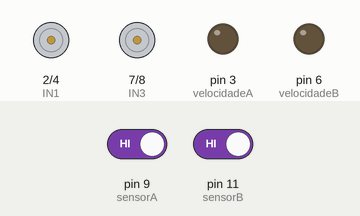
Recording of a sketch running on a simulated Arduino Uno, built with avr-gcc and run on an emulated ATmega328P. Shown: motor-driver pin pairs drawn as motors (green arrow = first pin HIGH = forward, orange = second pin HIGH = backward, longer = more drive), output pins drawn as LEDs (lit = HIGH). The test bench sets the inputs (shaded band); at power-on: pin 9 (sensorA) HIGH, pin 11 (sensorB) HIGH.

Above: at 1.2 s.
1.3 s: pin 9 (sensorA) driven LOW
At 2.2 s:
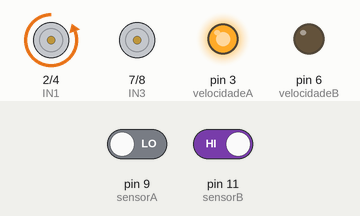
2.8 s: pin 11 (sensorB) driven LOW
At 3.3 s:
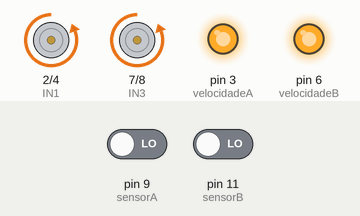
4.3 s: pin 9 (sensorA) driven HIGH
At 5.5 s:
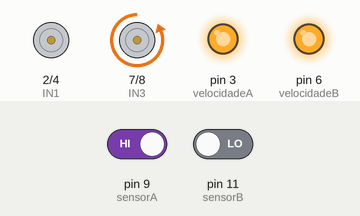
5.8 s: pin 11 (sensorB) driven HIGH
At 6.8 s:
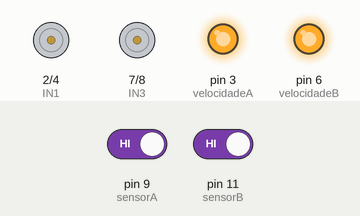
7.3 s: pin 9 (sensorA) driven LOW
At 7.9 s:
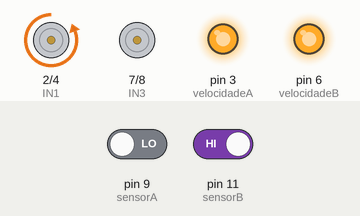
Timing chart, 0 to 9.8 s (numbered marks = the images above; inputs shaded):
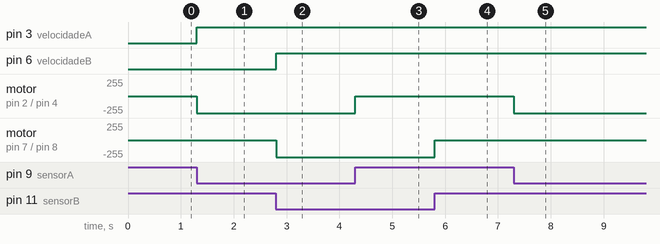

The sketch:

robo_seguidor_de_linha_1.0.ino
```cpp
#define sensorB 11
#define sensorA 9
#define IN1 2
#define IN2 4
#define IN3 7
#define IN4 8
#define velocidadeA 3
#define velocidadeB 6
bool estadoA = 0;
bool estadoB = 0;

void setup() {
 pinMode(sensorA , INPUT);
 pinMode(sensorB , INPUT);
 pinMode (IN1 , OUTPUT);
 pinMode (IN2 , OUTPUT);
 pinMode (IN3 , OUTPUT);
 pinMode (IN4 , OUTPUT);
 pinMode (velocidadeA , OUTPUT);
 pinMode (velocidadeB , OUTPUT);
}

void loop() {
   estadoA = digitalRead(sensorA);
   estadoB = digitalRead(sensorB);


   if (estadoA == 0){
    digitalWrite(velocidadeA , 100);
    digitalWrite (IN1 , LOW);
    digitalWrite (IN2 , HIGH);
   }
   else{
    digitalWrite (IN1 , LOW);
    digitalWrite (IN2 , LOW);
    }


   if (estadoB == 0){
    digitalWrite(velocidadeB , 100);
    digitalWrite (IN3 , LOW);
    digitalWrite (IN4 , HIGH);
   }
   else{
    digitalWrite (IN3 , LOW);
    digitalWrite (IN4 , LOW);
    }
}
```

Measured:
- after the input at 1.3 s, pin 3 (velocidadeA): LOW → HIGH at once; motor on pin 2 (IN1) / pin 4 (IN2): stopped → backward 255/255 at once
- after the input at 2.8 s, pin 6 (velocidadeB): LOW → HIGH at once; motor on pin 7 (IN3) / pin 8 (IN4): stopped → backward 255/255 at once
- after the input at 4.3 s, motor on pin 2 (IN1) / pin 4 (IN2): backward 255/255 → stopped at once
- after the input at 5.8 s, motor on pin 7 (IN3) / pin 8 (IN4): backward 255/255 → stopped at once
- after the input at 7.3 s, motor on pin 2 (IN1) / pin 4 (IN2): stopped → backward 255/255 at once
